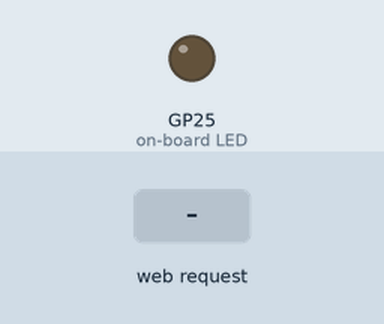
Simulated run of this program. Board: Raspberry Pi Pico running MicroPython. Parts: output pins drawn as LEDs (lit = HIGH). The test bench sets the inputs (shaded band). WiFi joins after 1.5 s; values from a settings file that is not in the repository are placeholders; what the program prints to the serial console is not drawn.

Above: at 3.2 s.
3.3 s: HTTP request GET /?light=on received
At 4.1 s:
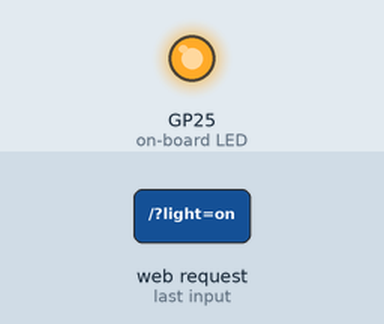
4.8 s: HTTP request GET /?light=off received
At 5.3 s:
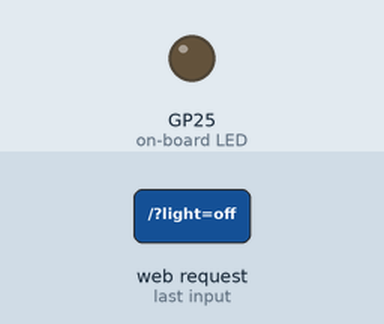
Timing chart, 0 to 7.8 s (numbered marks = the images above; inputs shaded):
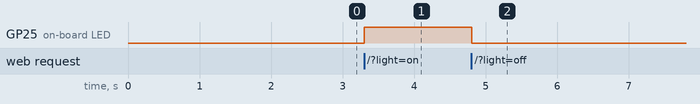

The program:

start.py
```python
import network
import socket
from time import sleep
from picozero import pico_temp_sensor, pico_led
import machine
import secrets


def connect():
    #Connect to WLAN
    wlan = network.WLAN(network.STA_IF)
    wlan.active(True)
    wlan.connect(secrets.ssid, secrets.password)
    while wlan.isconnected() == False:
        print('Waiting for connection...')
        sleep(1)
    ip = wlan.ifconfig()[0]
    print(f'Connected on {ip}')
    return ip

def open_socket(ip):
    # Open a socket
    address = (ip, 80)
    connection = socket.socket()
    connection.bind(address)
    connection.listen(1)
    print(connection)
    return connection

def webpage(temperature, state):
    #Template HTML
    html = f"""
            <!DOCTYPE html>
            <html>
            <form action="./?light=on">
            <input type="submit" value="Light on" />
            </form>
            <form action="./?light=off">
            <input type="submit" value="Light off" />
            </form>
            <p>LED is {state}</p>
            <p>Temperature is {temperature}</p>
            </body>
            </html>
            """
    return str(html)

def status_request(client):
    client.send("Hello from Pico")

def serve(connection):
    #Start a web server
    state = 'OFF'
    pico_led.off()
    temperature = 0
    while True:
        client = connection.accept()[0]
        client.send('HTTP/1.1 200 OK\r\nContent-type: text/html\r\n\r\n')
        client.send('Access-Control-Allow-Origin: *\n')
        client.send('Access-Control-Allow-Methods: GET, POST, PUT, DELETE, OPTIONS\n')
        client.send('Access-Control-Allow-Headers: Content-Type\n')
        client.send('Content-Type: text/html\n')
        client.send('\n')
        request = client.recv(1024)
        request = str(request)
        try:
            request = request.split()[1]
        except IndexError:
            pass


        if "status_request" in request:
            status_request(client)

        if "light" in request and '?' in request and '=' in request:

            requestValue = request.split('=')[1]
            if requestValue == 'on':
                pico_led.on()
                client.send('{"status": "on"}')
            elif requestValue =='off':
                pico_led.off()
                client.send('{"status": "off"}')
#             html = webpage(temperature, state)

#             client.send(html)
        client.close()


try:
    ip = connect()
    connection = open_socket(ip)
    serve(connection)

except KeyboardInterrupt:
    machine.reset()
```

Measured:
- after the input at 3.3 s, GP25 (on-board LED): LOW → HIGH at once
- after the input at 4.8 s, GP25 (on-board LED): HIGH → LOW at once
